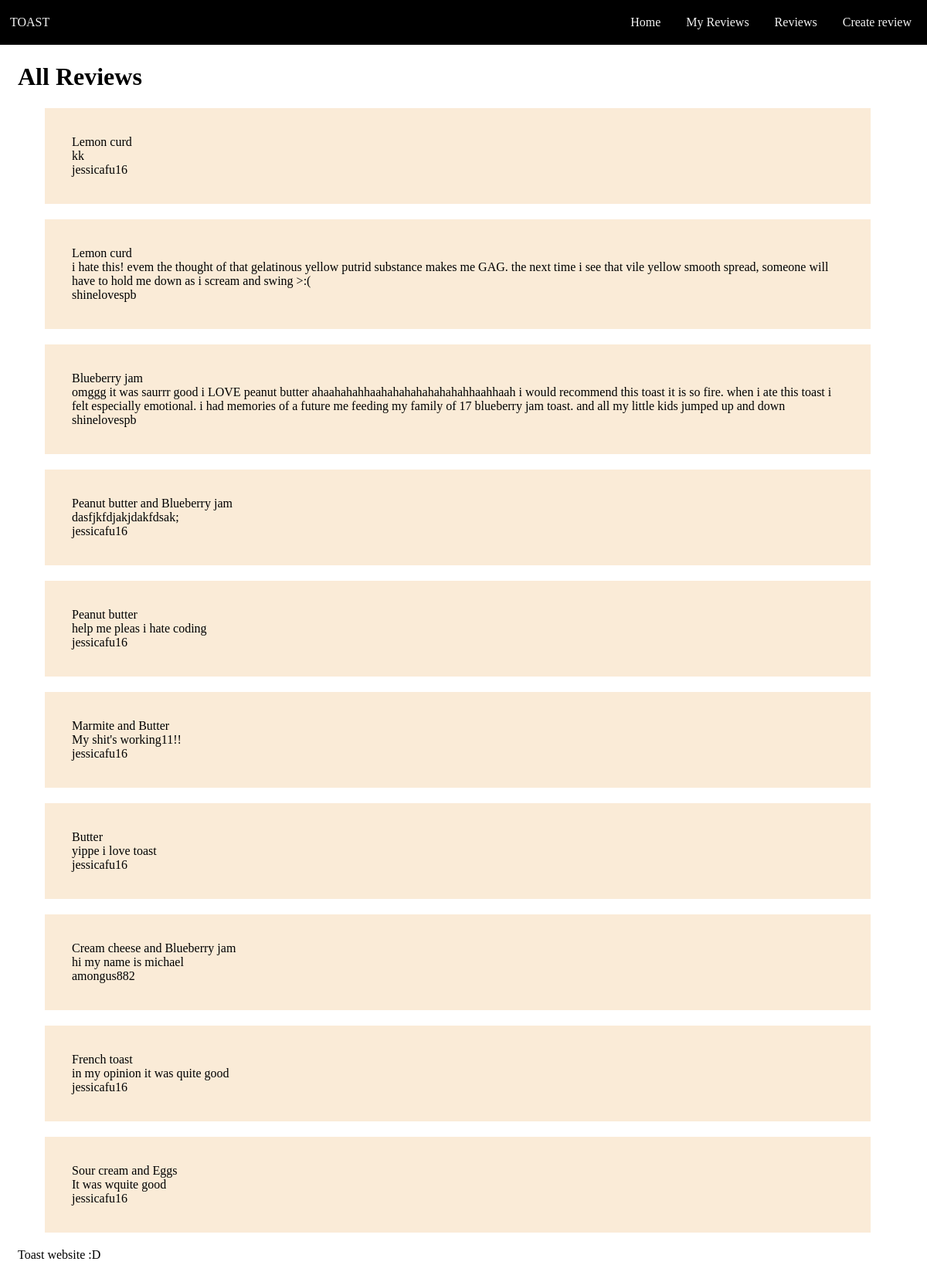
The app's page /reviews, older data.
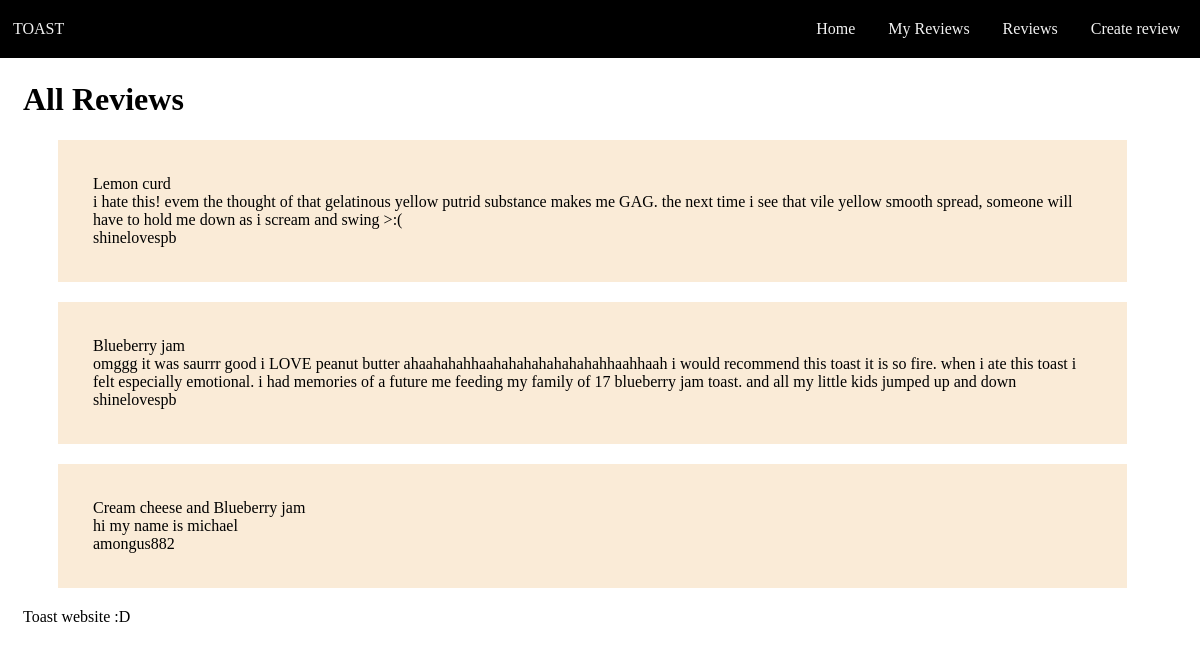
The same page, newer data.
### tables this page shows
CREATE TABLE Reviews (id INTEGER PRIMARY KEY AUTOINCREMENT, user_id INTEGER REFERENCES Users (id), review TEXT NOT NULL, toast_id, approval INTEGER);

CREATE TABLE Toast (id INTEGER PRIMARY KEY AUTOINCREMENT, description TEXT NOT NULL);

CREATE TABLE Users (id INTEGER PRIMARY KEY AUTOINCREMENT, username TEXT UNIQUE NOT NULL, password TEXT NOT NULL);

### routes.py (the view)
@app.route('/reviews')
def show_all_reviews():
    query = "SELECT description, review, username FROM Reviews as r JOIN Toast as t ON r.toast_id = t.id JOIN Users as u ON r.user_id = u.id and approval = 1"
    reviews = reversed(sql_queries(query, 1))
    return render_template("reviews.html", reviews=reviews)

### routes.py (called while the page is built)
def sql_queries(query, option, data=None):
    connection = sqlite3.connect('toast.db')
    cursor = connection.cursor()
    if data:
        cursor.execute(query, data)
    else:
        cursor.execute(query)
    if option == 0:
        result = cursor.fetchone()
        return result
    elif option == 1:
        result = cursor.fetchall()
        return result
    else:
        connection.commit()
    connection.close()

### templates/reviews.html
{% extends 'layout.html' %}
{% block h1 -%}All Reviews{%- endblock %}
{% block main -%}
<div class="gridContainer">
    {% for review in reviews %}
    <div class="gridItem">
        {{ review[0] }}
        <br>
        {{ review[1] }}
        <br>
        {{review[2]}}
    </div>
    {% endfor %}
</div>
{%- endblock %}

Row changes from the older to the newer data that the page shows:
no longer on this page (row edited): Reviews: description "Lemon curd", review "kk", username "jessicafu16"
removed Reviews: description "Peanut butter and Blueberry jam", review "dasfjkfdjakjdakfdsak;", username "jessicafu16"
removed Reviews: description "Peanut butter", review "help me pleas i hate coding", username "jessicafu16"
removed Reviews: description "Marmite and Butter", review "My shit's working11!!", username "jessicafu16"
no longer on this page (row edited): Reviews: description "Butter", review "yippe i love toast", username "jessicafu16"
removed Reviews: description "French toast", review "in my opinion it was quite good", username "jessicafu16"
removed Reviews: description "Sour cream and Eggs", review "It was wquite good", username "jessicafu16"
